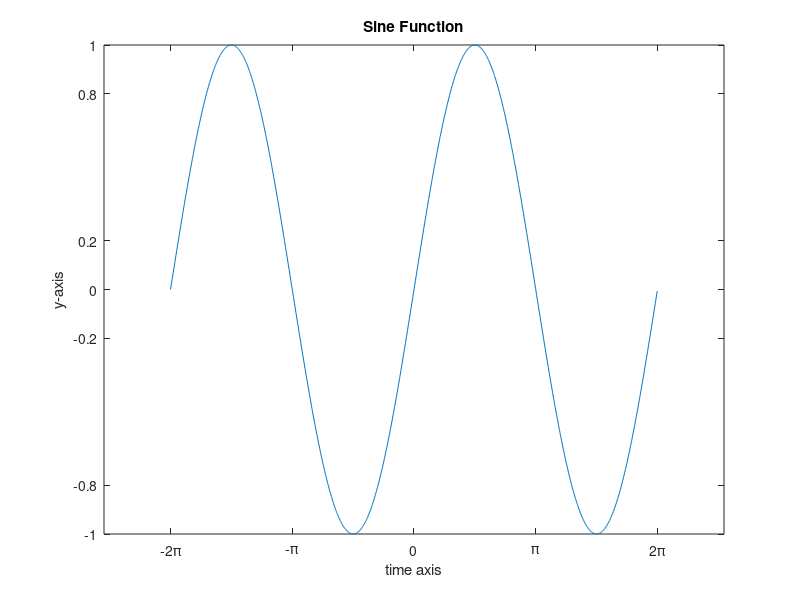

Write the MATLAB code that produced this figure.
clc; clear all; close all;
t = -2*pi:0.01:2*pi;
y = sin(t);
plot(t,y);
xticks([-3*pi -2*pi -pi 0 pi 2*pi 3*pi])
xticklabels({'-3\pi','-2\pi','-\pi','0','\pi','2\pi','3\pi'})
yticks([-1 -0.8 -0.2 0 0.2 0.8 1])
xlabel('time axis');
ylabel('y-axis');
title('Sine Function');